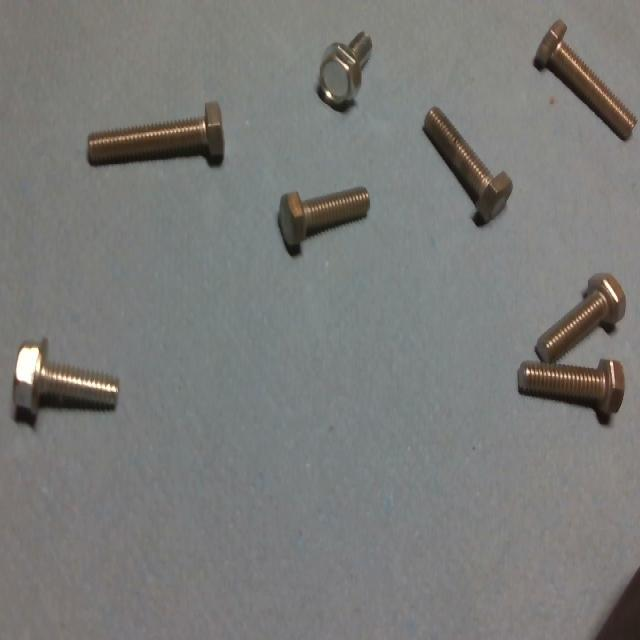
#> input picture data/imgs/img1.jpg, 640 x 640 px
$ python -i segmentation.py   (imports and definitions only)
#> lines starting #> are read from the running program, lines starting #| are printed output that depends on the picture; after the words box and inside, x2 and y2 are one past the last pixel; in counts of white or black regions, pixels touching at a corner belong together
import cv2, numpy as np

def segmentacao_parafusos(img_prepross):

    """ Segmenta os parafuros presentes na imagem. estiu usando otsu pq essa função calcula o limiar entre fundo e img automaticamente.

    Returns:
        _type_: _description_
    """

    _, binary = cv2.threshold(img_prepross, 0, 255, cv2.THRESH_BINARY_INV + cv2.THRESH_OTSU)
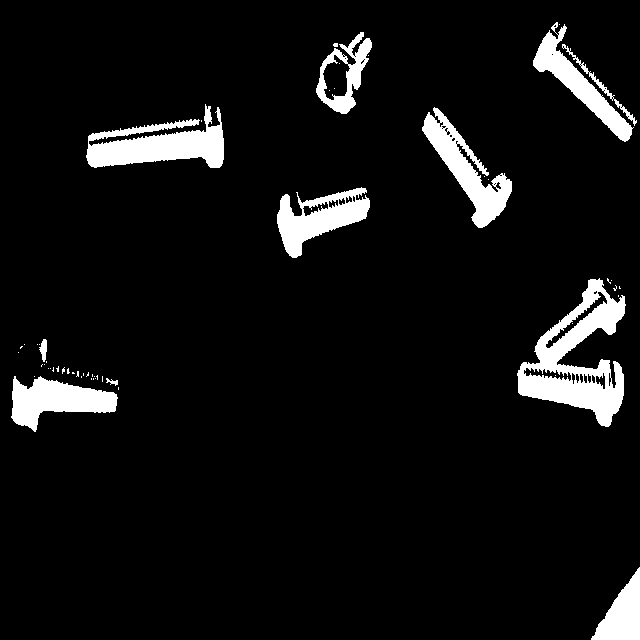
#> binary: shape (640, 640); 6.9% white; 55 white regions (44 under 20 px), largest, box (x1, y1, x2, y2) and area: (517, 278, 626, 427) 6818, (86, 104, 224, 168) 4567, (422, 107, 512, 228) 3535
    kernel = np.ones((3,3), np.uint8)

    opened = cv2.morphologyEx(binary, cv2.MORPH_OPEN, kernel, iterations=2)
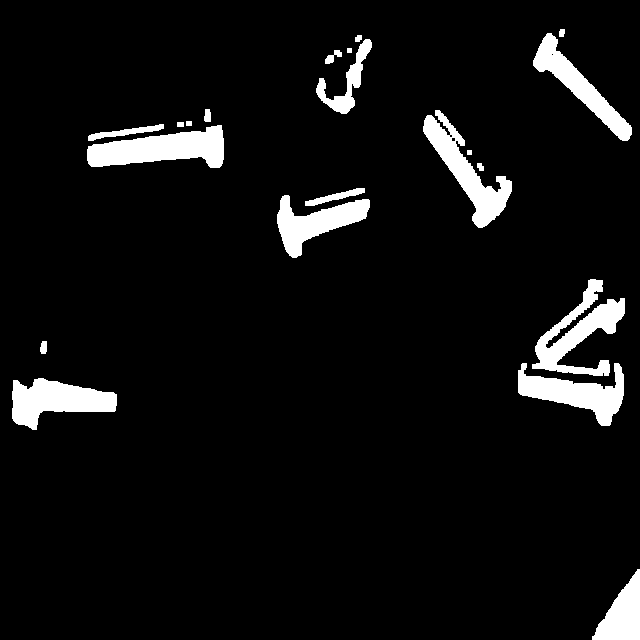
#> opened: shape (640, 640); 6.3% white; 21 white regions, largest, box (x1, y1, x2, y2) and area: (87, 125, 224, 168) 3650, (532, 279, 625, 376) 3412, (423, 110, 512, 228) 3216

    closed = cv2.morphologyEx(opened, cv2.MORPH_CLOSE, kernel, iterations=2)
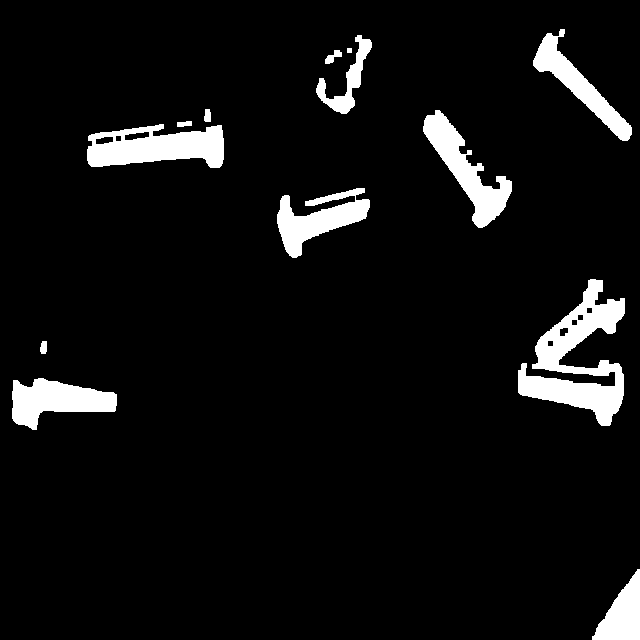
#> closed: shape (640, 640); 6.5% white; 13 white regions, largest, box (x1, y1, x2, y2) and area: (518, 279, 625, 426) 6667, (87, 124, 224, 168) 4148, (423, 110, 512, 228) 3441

    return closed

>>> import cv2
>>> picture = cv2.imread('../data/imgs/img1.jpg', cv2.IMREAD_GRAYSCALE)
>>> result = segmentacao_parafusos(picture)

$ run again, on data/imgs/img2.jpg
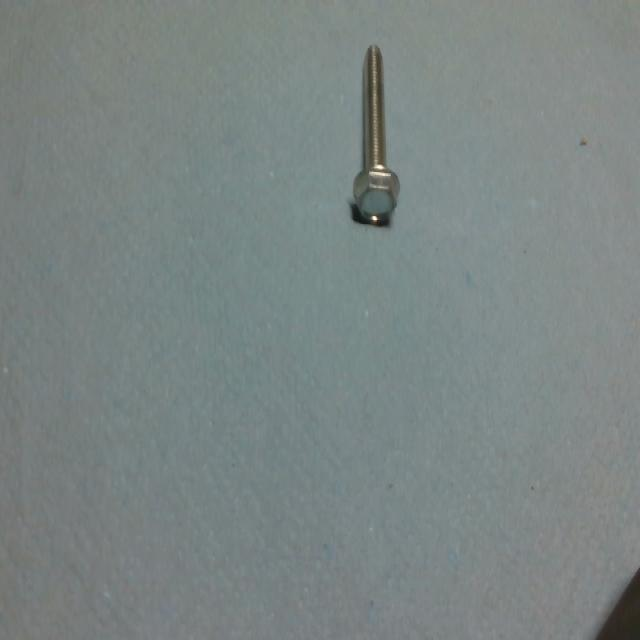
#> input picture data/imgs/img2.jpg, 640 x 640 px
#> in segmentacao_parafusos, `_, binary = cv2.threshold(img_prepross, 0, 255, cv2.THRESH_BINARY_INV ..`:
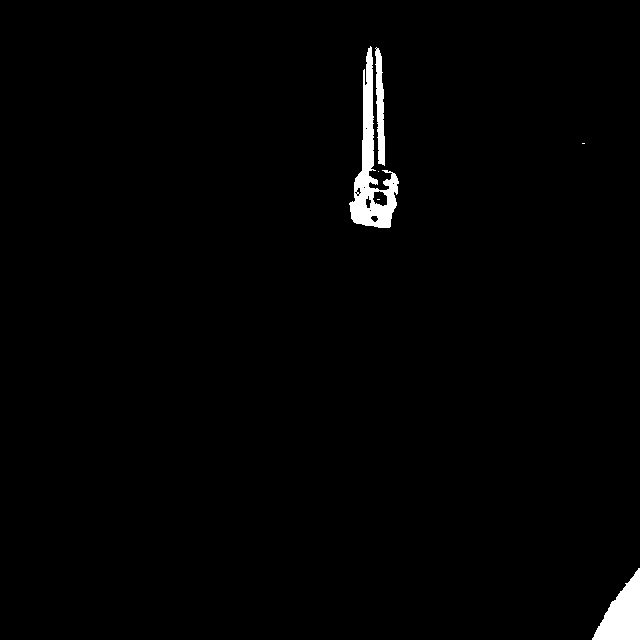
#> binary: shape (640, 640); 1.4% white; 6 white regions (3 under 20 px), largest, box (x1, y1, x2, y2) and area: (349, 46, 399, 228) 2976, (592, 568, 640, 640) 1937, (375, 47, 385, 166) 765
#> opened: shape (640, 640); 1.3% white; 3 white regions, box (x1, y1, x2, y2) and area: (350, 52, 398, 228) 2766, (593, 570, 640, 640) 1930, (375, 51, 385, 164) 736
#> in segmentacao_parafusos, `closed = cv2.morphologyEx(opened, cv2.MORPH_CLOSE, kernel, iterations=2)`:
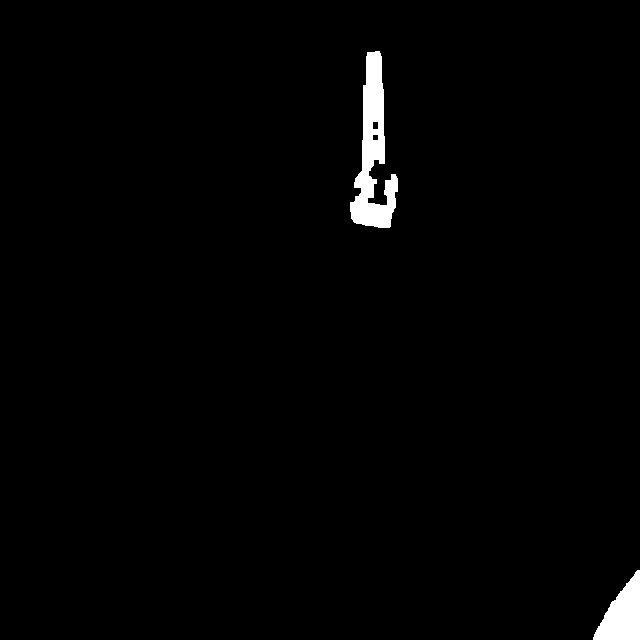
#> closed: shape (640, 640); 1.4% white; 2 white regions, box (x1, y1, x2, y2) and area: (350, 51, 398, 228) 3975, (593, 570, 640, 640) 1930

$ run again, on data/imgs/img3.jpg
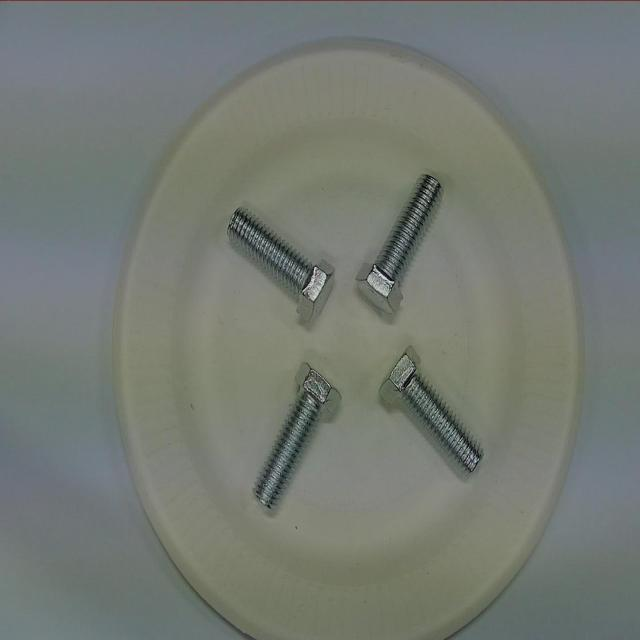
#> input picture data/imgs/img3.jpg, 640 x 640 px
#> in segmentacao_parafusos, `_, binary = cv2.threshold(img_prepross, 0, 255, cv2.THRESH_BINARY_INV ..`:
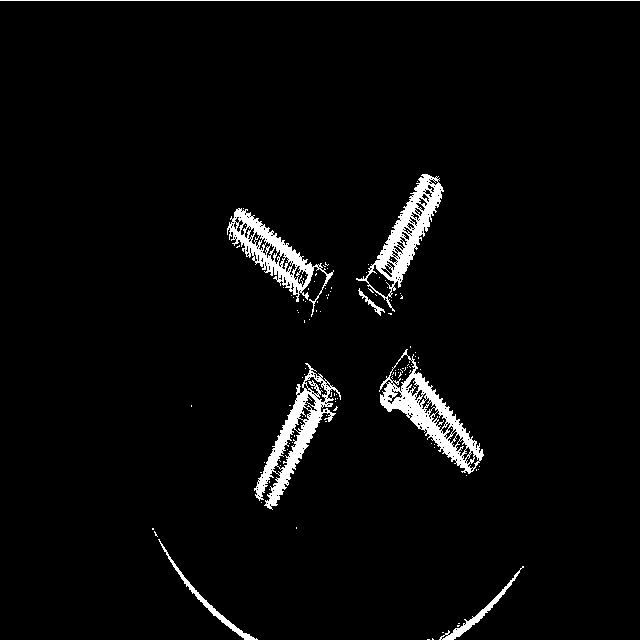
#> binary: shape (640, 640); 3.4% white; 125 white regions (117 under 20 px), largest, box (x1, y1, x2, y2) and area: (379, 349, 484, 474) 3277, (254, 363, 341, 510) 3104, (356, 174, 444, 312) 2841
#> in segmentacao_parafusos, `opened = cv2.morphologyEx(binary, cv2.MORPH_OPEN, kernel, iterations=2)`:
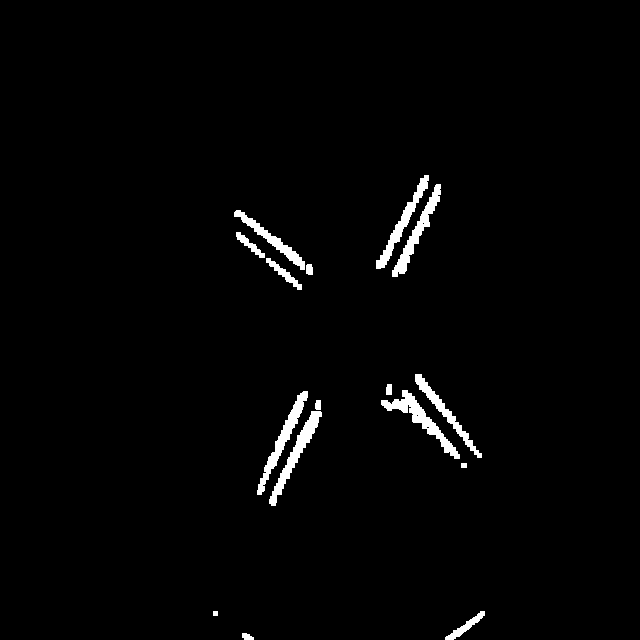
#> opened: shape (640, 640); 1.8% white; 16 white regions, largest, box (x1, y1, x2, y2) and area: (381, 390, 460, 459) 1093, (269, 411, 322, 506) 999, (257, 391, 308, 495) 974
#> closed: shape (640, 640); 1.8% white; 14 white regions, largest, box (x1, y1, x2, y2) and area: (381, 390, 460, 459) 1121, (269, 400, 322, 506) 1062, (257, 391, 308, 495) 980

$ run again, on data/imgs/img4.jpg
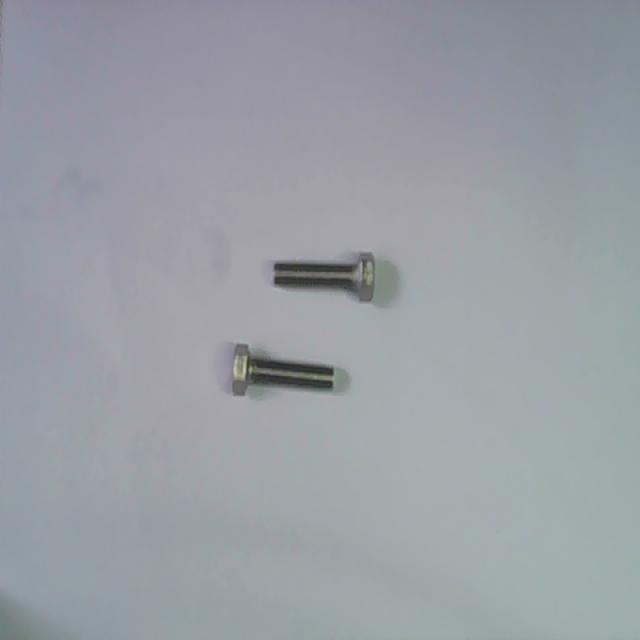
#> input picture data/imgs/img4.jpg, 640 x 640 px
#> in segmentacao_parafusos, `_, binary = cv2.threshold(img_prepross, 0, 255, cv2.THRESH_BINARY_INV ..`:
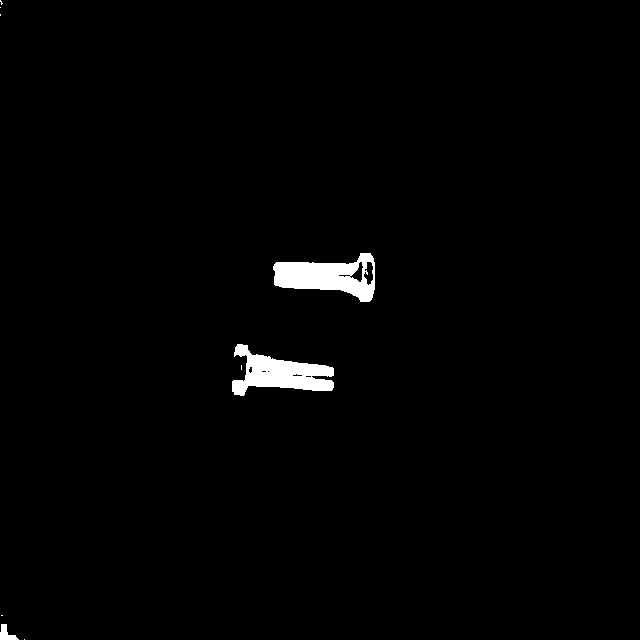
#> binary: shape (640, 640); 1.4% white; 9 white regions (6 under 20 px), largest, box (x1, y1, x2, y2) and area: (273, 253, 375, 302) 2805, (232, 344, 334, 396) 2711, (0, 624, 19, 640) 158
#> opened: shape (640, 640); 1.3% white; 3 white regions, box (x1, y1, x2, y2) and area: (274, 253, 375, 302) 2676, (232, 344, 334, 395) 2657, (0, 624, 17, 640) 155
#> in segmentacao_parafusos, `closed = cv2.morphologyEx(opened, cv2.MORPH_CLOSE, kernel, iterations=2)`:
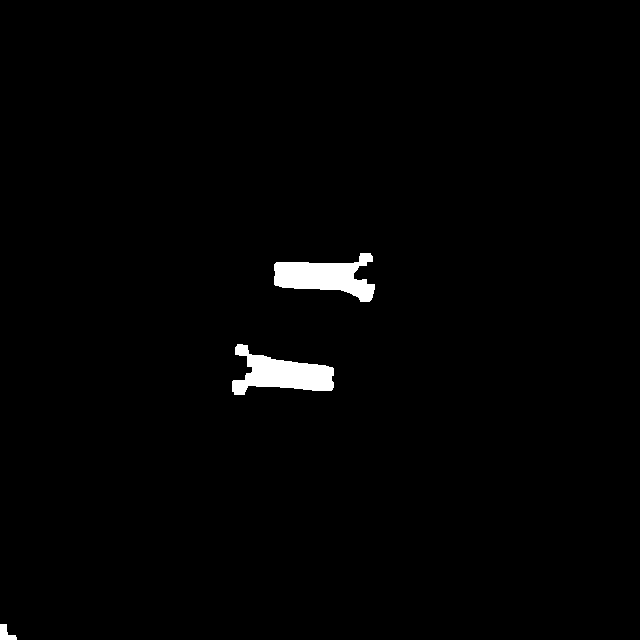
#> closed: shape (640, 640); 1.4% white; 3 white regions, box (x1, y1, x2, y2) and area: (232, 344, 334, 395) 2746, (274, 253, 375, 302) 2721, (0, 624, 17, 640) 163
